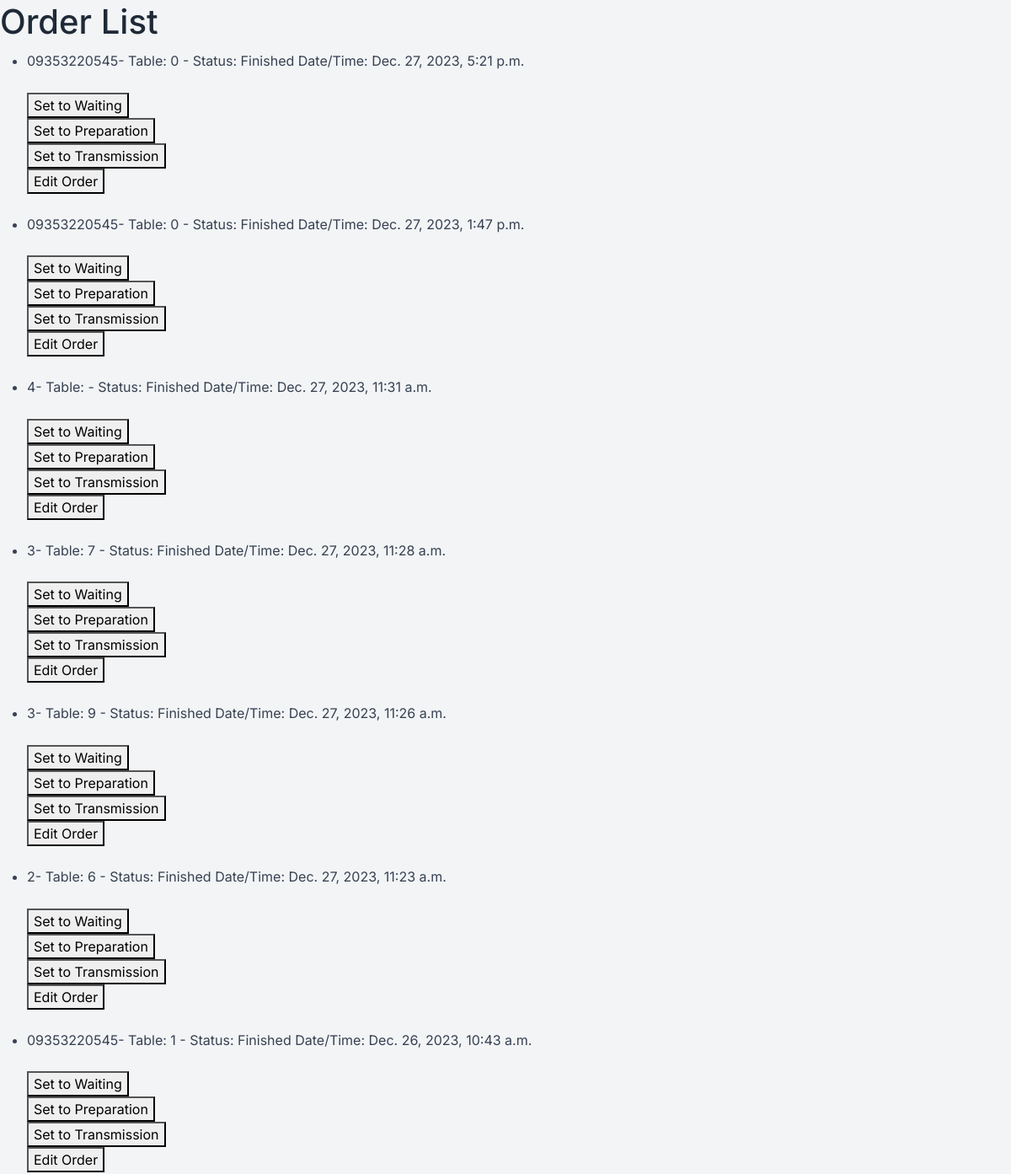
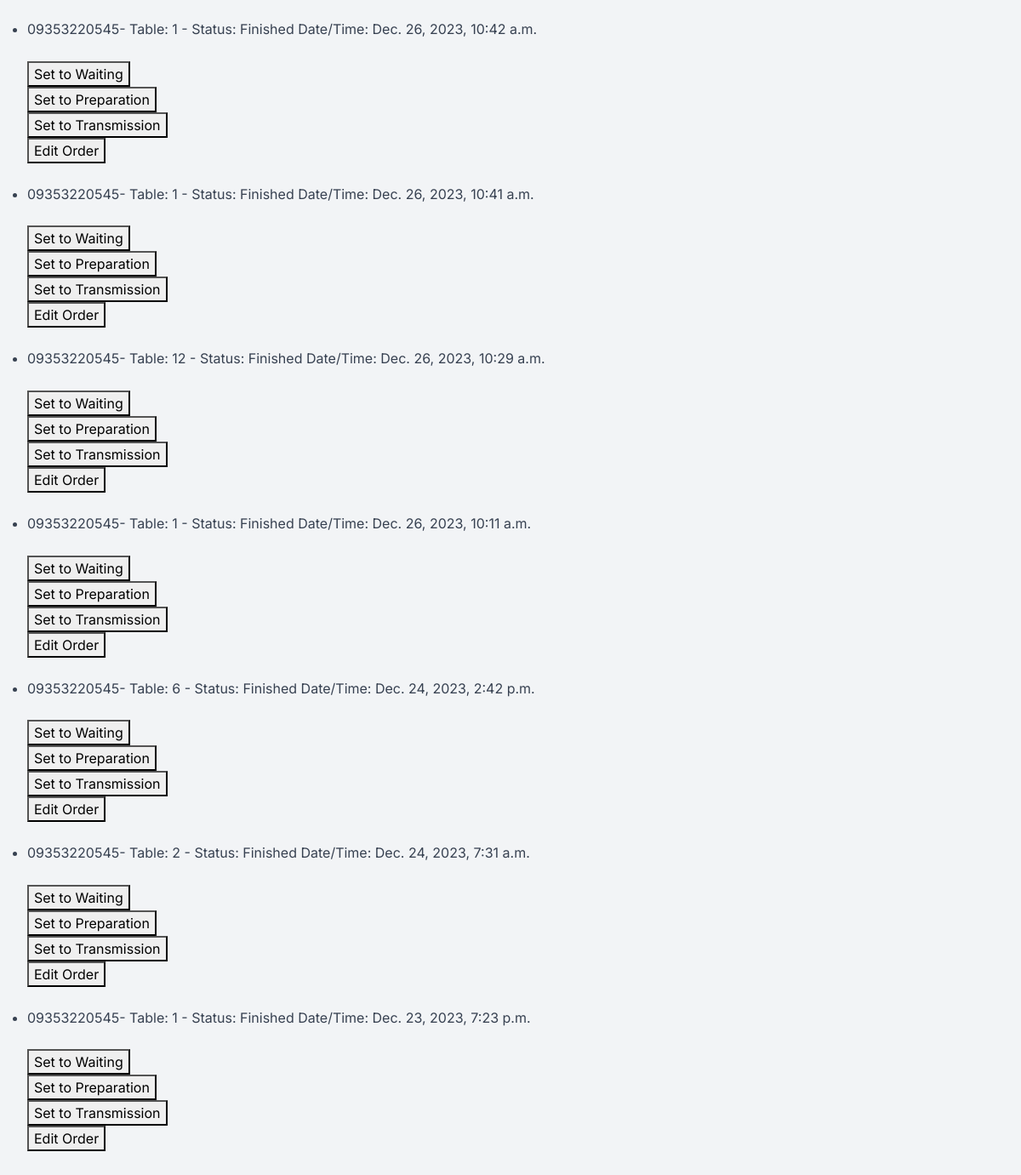
Screenshot of /orders/orders/f with the database file from the repository (2 pictures, top to bottom).
### order/models.py (models this page shows, shortened)
class Order(BaseModel):
    status_fields = [("W", "Waiting"),
                     ("C", "Canceled"),
                     ("P", "Preparation"),
                     ("T", "Transmission"),
                     ("F", "Finished")]
    customer_phone = models.CharField(max_length=100, blank=True, null=True)
    id = models.UUIDField(primary_key=True, default=uuid.uuid4)
    status = models.CharField(max_length=1, choices=status_fields, default='W')
    table = models.ForeignKey(Table, on_delete=models.SET_NULL, null=True)
    class Meta:
        ordering = ['-created_at']
        indexes = [
            models.Index(fields=['-created_at']),
        ]

### tables/models.py (models this page shows)
class Table(BaseModel):
    status_fields = [("R", "Reserved"), ("E", "Empty"), ("F", "Full"), ("T", "TakeAway")]
    number = models.PositiveIntegerField()
    status = models.CharField(max_length=1, choices=status_fields, default='E')
    def __str__(self) -> str:
        return f'{self.number}'

### order/views.py (the view)
# urls.py: path('orders/f', views.OrderFinishedistView.as_view(), name='list-order-f'),
class OrderFinishedistView(ListView):
    model = Order
    template_name = 'Order_ListOrder.html'
    context_object_name = 'orders'
    ordering = ['-created_at']
    def get_queryset(self):
        return Order.objects.filter(status='F')

### core/models.py (called while the page is built)
    def get_queryset(self):
        return super().get_queryset().filter(deleted_at__isnull=True)

### templates/Order_ListOrder.html (shortened to what this page needs)
{% extends "base.html" %}
{% block content %}
    <h1>Order List</h1>
    <ul>
        {% for order in orders %}
            <li>{{ order.customer_phone }}- Table: {{ order.table }} - Status: {{ order.get_status_display }} Date/Time: {{ order.created_at }}</li>
            <form method="post" action="{% url 'order:change-status' order.id %}">
                <br>
                {% if not order.status == 'W' %}
                    <button type="submit" name="new_status" value="W">Set to Waiting</button>
                    <br>
                {% endif %}
                {% if not order.status == 'P' %}
                    <button type="submit" name="new_status" value="P">Set to Preparation</button>
                    <br>
                {% endif %}
                {% if not order.status == 'T' %}
                    <button type="submit" name="new_status" value="T">Set to Transmission</button>
                    <br>
                {% endif %}
            </form>
            <form action="{% url 'order:update-order' order.pk %}" method="post">
            <button type="submit" name="edit-order" value="Edit Order">Edit Order</button>
            </form>
            <br>
        {% endfor %}
    </ul>
{% endblock %}

### rows the page displays
Order: customer_phone "09353220545", table "0", status "Finished", created_at "Dec. 27, 2023, 5:21 p.m.", shows "Set to Waiting", shows "Set to Preparation", shows "Set to Transmission"
Order: customer_phone "09353220545", table "0", status "Finished", created_at "Dec. 27, 2023, 1:47 p.m.", shows "Set to Waiting", shows "Set to Preparation", shows "Set to Transmission"
Order: customer_phone "4", status "Finished", created_at "Dec. 27, 2023, 11:31 a.m.", shows "Set to Waiting", shows "Set to Preparation", shows "Set to Transmission"
Order: customer_phone "3", table "7", status "Finished", created_at "Dec. 27, 2023, 11:28 a.m.", shows "Set to Waiting", shows "Set to Preparation", shows "Set to Transmission"
Order: customer_phone "3", table "9", status "Finished", created_at "Dec. 27, 2023, 11:26 a.m.", shows "Set to Waiting", shows "Set to Preparation", shows "Set to Transmission"
Order: customer_phone "2", table "6", status "Finished", created_at "Dec. 27, 2023, 11:23 a.m.", shows "Set to Waiting", shows "Set to Preparation", shows "Set to Transmission"
Order: customer_phone "09353220545", table "1", status "Finished", created_at "Dec. 26, 2023, 10:43 a.m.", shows "Set to Waiting", shows "Set to Preparation", shows "Set to Transmission"
Order: customer_phone "09353220545", table "1", status "Finished", created_at "Dec. 26, 2023, 10:42 a.m.", shows "Set to Waiting", shows "Set to Preparation", shows "Set to Transmission"
Order: customer_phone "09353220545", table "1", status "Finished", created_at "Dec. 26, 2023, 10:41 a.m.", shows "Set to Waiting", shows "Set to Preparation", shows "Set to Transmission"
Order: customer_phone "09353220545", table "12", status "Finished", created_at "Dec. 26, 2023, 10:29 a.m.", shows "Set to Waiting", shows "Set to Preparation", shows "Set to Transmission"
Order: customer_phone "09353220545", table "1", status "Finished", created_at "Dec. 26, 2023, 10:11 a.m.", shows "Set to Waiting", shows "Set to Preparation", shows "Set to Transmission"
Order: customer_phone "09353220545", table "6", status "Finished", created_at "Dec. 24, 2023, 2:42 p.m.", shows "Set to Waiting", shows "Set to Preparation", shows "Set to Transmission"
Order: customer_phone "09353220545", table "2", status "Finished", created_at "Dec. 24, 2023, 7:31 a.m.", shows "Set to Waiting", shows "Set to Preparation", shows "Set to Transmission"
Order: customer_phone "09353220545", table "1", status "Finished", created_at "Dec. 23, 2023, 7:23 p.m.", shows "Set to Waiting", shows "Set to Preparation", shows "Set to Transmission"
